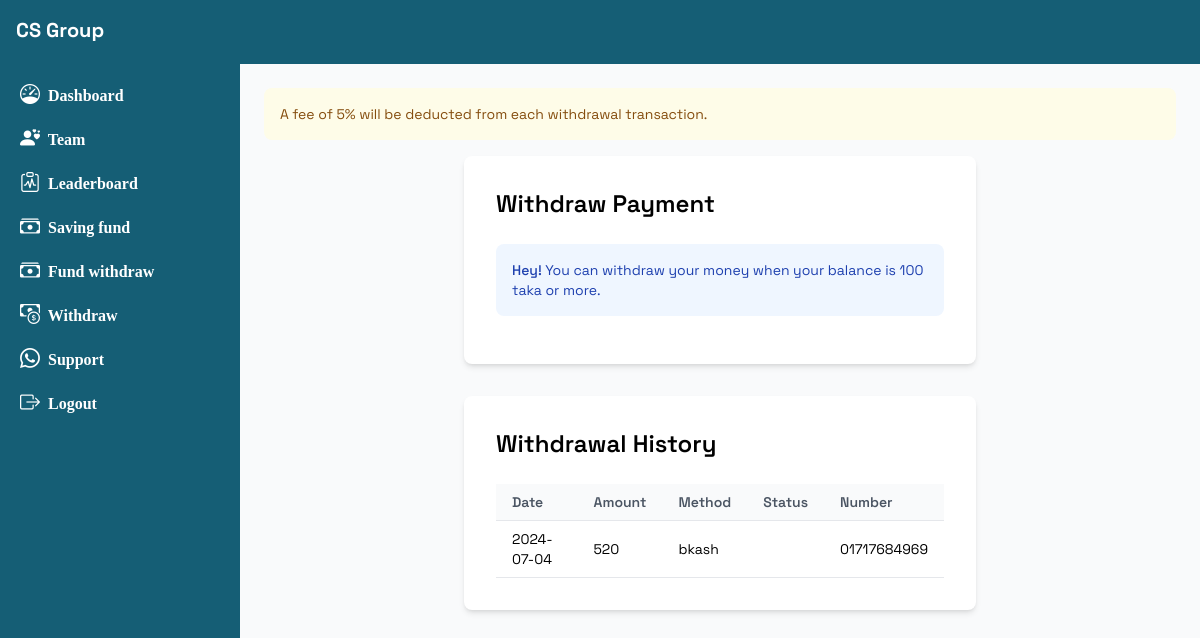
The app's page /withdraw (signed in) with its own data.
### base/models.py (models this page shows, shortened)
class Withdraw(models.Model):
    profile = models.ForeignKey(Profile, on_delete=models.CASCADE)
    amount = models.IntegerField(default=0)
    method = models.CharField(max_length=100)
    status = models.CharField(max_length=100)
    number = models.CharField(max_length=100)
    created_at = models.DateTimeField(auto_now_add=True)

### base/views.py (the view, shortened to what this page needs)
# urls.py: path('withdraw', withdrawl),
@onlyuser
@restrict_withdraw_time
@check_withdrawal_limit
def withdrawl(request):
    p = Profile.objects.get(user=request.user)
    ww = Withdraw.objects.filter(profile=p).order_by('-id')
    return render(request, 'withdraw.html', context={'p':p, 'ww':ww})

### templates/withdraw.html (shortened to what this page needs)
{% extends 'dash.html' %}
{% block body %}
    <div class="container mx-auto p-4">
   <div class="p-4 mb-4 text-sm text-yellow-800 rounded-lg bg-yellow-50 dark:bg-gray-800 dark:text-yellow-300" role="alert">
    A fee of 5% will be deducted from each withdrawal transaction.</div>
        <div class="max-w-lg mx-auto bg-white p-8 rounded-lg shadow-md">
            <h2 class="text-2xl font-semibold mb-6">Withdraw Payment</h2>
            {% if p.balance < 100 %}
            <div class="p-4 mb-4 text-sm text-blue-800 rounded-lg bg-blue-50" role="alert">
                <span class="font-medium">Hey!</span> You can withdraw your money when your balance is 100 taka or more.
              </div>
            {% endif %}
        </div>
        <div class="overflow-x-auto max-w-lg mx-auto mt-8 bg-white p-8 rounded-lg shadow-md">
            <h2 class="text-2xl font-semibold mb-6">Withdrawal History</h2>
            <table class="min-w-full bg-white">
                <thead>
                    <tr>
                        <th class="py-2 px-4 border-b border-gray-200 bg-gray-50 text-left text-sm font-semibold text-gray-600">Date</th>
                        <th class="py-2 px-4 border-b border-gray-200 bg-gray-50 text-left text-sm font-semibold text-gray-600">Amount</th>
                        <th class="py-2 px-4 border-b border-gray-200 bg-gray-50 text-left text-sm font-semibold text-gray-600">Method</th>
                        <th class="py-2 px-4 border-b border-gray-200 bg-gray-50 text-left text-sm font-semibold text-gray-600">Status</th>
                        <th class="py-2 px-4 border-b border-gray-200 bg-gray-50 text-left text-sm font-semibold text-gray-600">Number</th>
                    </tr>
                </thead>
                <tbody>
                    {% for w in ww %}
                    <tr>
                        <td class="py-2 px-4 border-b border-gray-200 text-sm">{{w.created_at|date:"Y-m-d"}}</td>
                        <td class="py-2 px-4 border-b border-gray-200 text-sm">{{w.amount}}</td>
                        <td class="py-2 px-4 border-b border-gray-200 text-sm">{{w.method}}</td>
                        <td class="py-2 px-4 border-b border-gray-200 text-sm">
                        </td>
                        <td class="py-2 px-4 border-b border-gray-200 text-sm">{{w.number}}</td>
                    </tr>
                    {% endfor %}
                </tbody>
            </table>
        </div>
    </div>
{% endblock %}

### templates/dash.html (style rules this page uses)
body { font-family: "Space Grotesk", sans-serif; }

### records on screen
Withdraw: created_at "2024-07-04", amount "520", method "bkash", number "01717684969"
